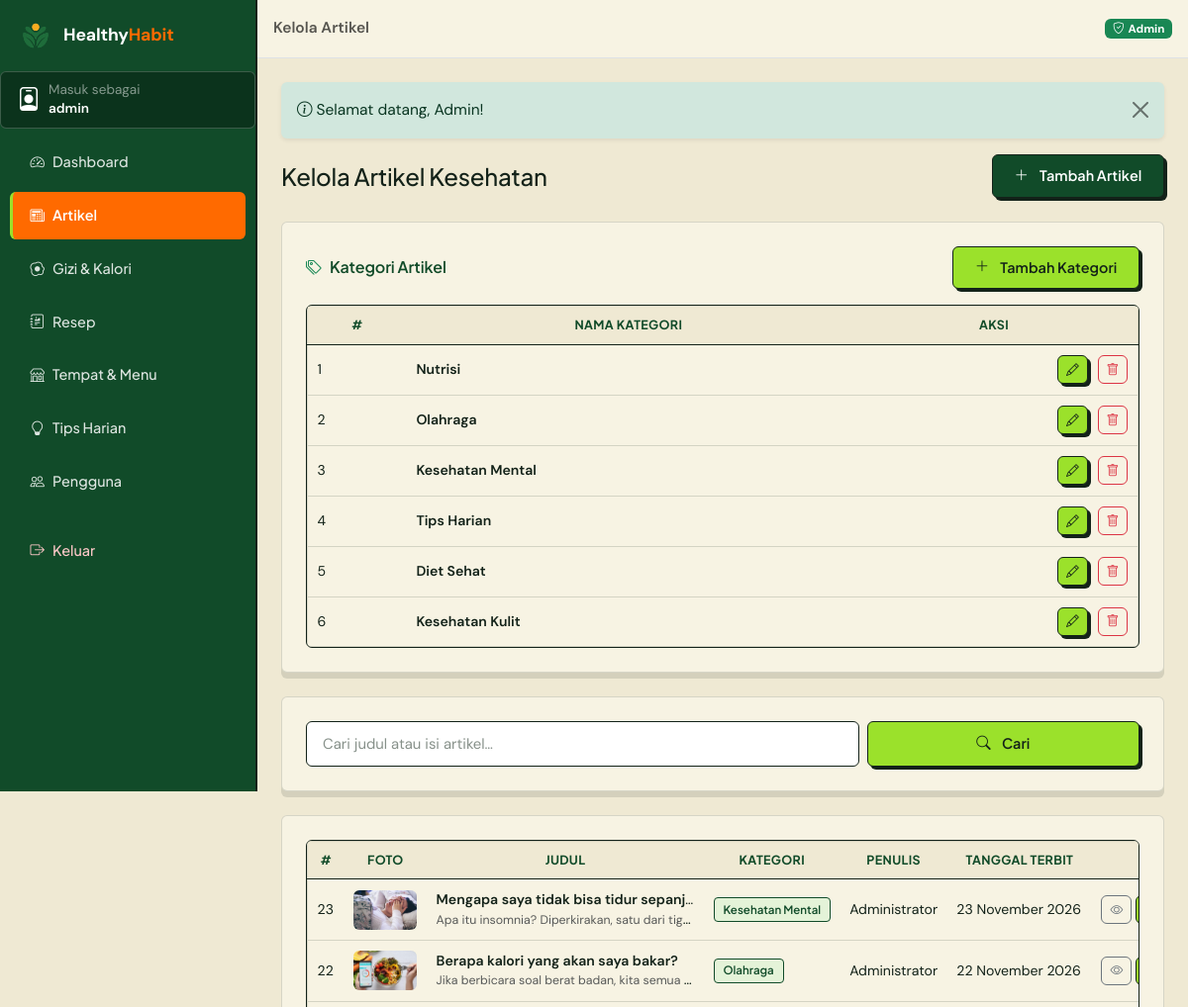
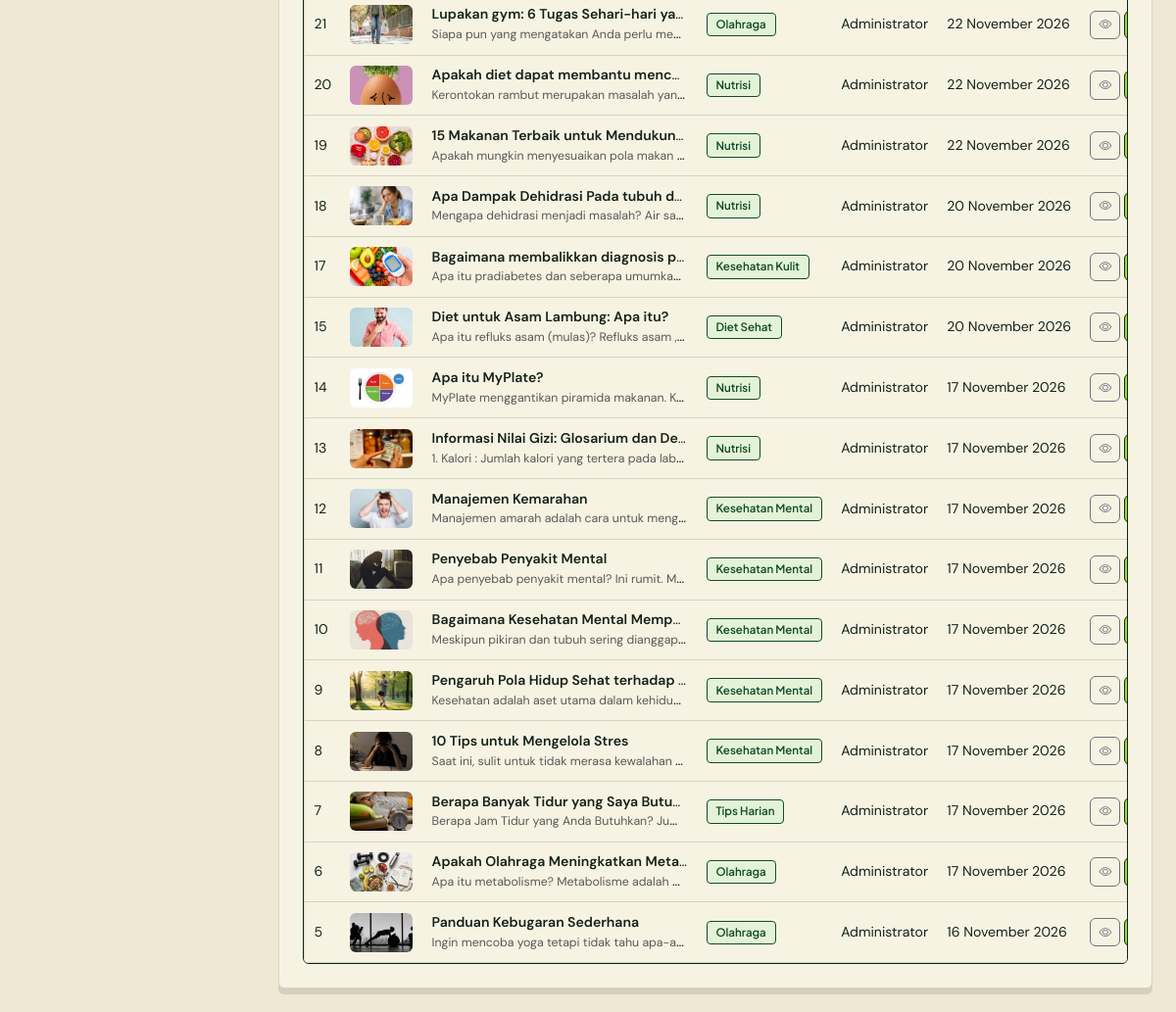
The page /admin/artikel (signed in) on the database its author committed (2 pictures, top to bottom).
### tables this page shows
CREATE TABLE `kategori_artikel` (
  `id_kategori_artikel` int(11) NOT NULL AUTO_INCREMENT,
  `nama_kategori` varchar(60) NOT NULL,
  PRIMARY KEY (`id_kategori_artikel`),
  UNIQUE KEY `uq_kategori_nama` (`nama_kategori`)
);

CREATE TABLE `artikel_kesehatan` (
  `id_artikel` int(11) NOT NULL AUTO_INCREMENT,
  `id_kategori_artikel` int(11) DEFAULT NULL,
  `id_admin` int(11) DEFAULT NULL,
  `judul_artikel` varchar(180) NOT NULL,
  `isi_artikel` text NOT NULL,
  `foto_artikel` varchar(255) DEFAULT NULL,
  `tanggal_terbit` date NOT NULL,
  PRIMARY KEY (`id_artikel`),
  KEY `fk_artikel_kategori` (`id_kategori_artikel`),
  KEY `fk_artikel_admin` (`id_admin`),
  CONSTRAINT `fk_artikel_admin` FOREIGN KEY (`id_admin`) REFERENCES `users` (`id_pengguna`) ON DELETE SET NULL ON UPDATE CASCADE,
  CONSTRAINT `fk_artikel_kategori` FOREIGN KEY (`id_kategori_artikel`) REFERENCES `kategori_artikel` (`id_kategori_artikel`) ON DELETE SET NULL ON UPDATE CASCADE
);

CREATE TABLE `users` (
  `id_pengguna` int(11) NOT NULL AUTO_INCREMENT,
  `username` varchar(50) NOT NULL,
  `password` varchar(255) NOT NULL,
  `nama_lengkap` varchar(100) NOT NULL,
  `role` enum('admin','user') NOT NULL DEFAULT 'user',
  `berat_badan` decimal(5,2) NOT NULL DEFAULT 0.00,
  `tinggi_badan` decimal(5,2) NOT NULL DEFAULT 0.00,
  `jenis_kelamin` enum('L','P') NOT NULL DEFAULT 'L',
  `umur` int(11) NOT NULL DEFAULT 0,
  `created_at` datetime NOT NULL DEFAULT current_timestamp(),
  PRIMARY KEY (`id_pengguna`),
  UNIQUE KEY `uq_pengguna_username` (`username`)
);

### app/core/Controller.php (called while the page is built, shortened)
<?php
abstract class Controller
{
    protected function view(string $view, array $data = [], string $layout = 'main'): void
    {
        $contentFile = VIEWS_PATH . '/pages/' . $view . '.php';
        extract($data, EXTR_SKIP);
        require $contentFile;
    }
}

### app/controllers/admin/AdminArtikelController.php (called while the page is built, shortened)
<?php
class AdminArtikelController extends Controller
{
    public function index(): void
    {
        $q = $this->input('q');
        $this->view('admin/artikel/index', [
            'pageTitle' => 'Kelola Artikel',
            'activeNav' => 'artikel',
            'artikel'   => Artikel::cari($q ?: null),
            'q'         => $q,
            'kategori'  => KategoriArtikel::semua(),
        ], 'admin');
    }
}

### app/core/Router.php (called while the page is built, shortened)
<?php
class Router
{
    private array $routes = [];
    private function add(string $method, string $pattern, array $handler): void
    {
        $regex = preg_replace_callback(
            '#\{(\w+)(?::([^}]+))?\}#',
            static fn(array $m): string => '(?P<' . $m[1] . '>' . ($m[2] ?? '[^/]+') . ')',
            $pattern
        );
        $this->routes[$method][] = ['#^' . $regex . '$#', $handler, $pattern];
    }
    public function dispatch(string $uri, string $method): void
    {
        $path = (string) parse_url($uri, PHP_URL_PATH);
        $path = '/' . trim($path, '/');
        $method = strtoupper($method);
        $match  = $this->match($method, $path);
        [$handler, $params] = $match;
        [$class, $action]   = $handler;
        $controller = new $class();
        $controller->$action(...array_values($params));
    }
    private function match(string $method, string $path): ?array
    {
        foreach ($this->routes[$method] ?? [] as [$regex, $handler]) {
            if (preg_match($regex, $path, $m)) {
                $params = array_filter($m, 'is_string', ARRAY_FILTER_USE_KEY);
                return [$handler, $params];
            }
        }
        return null;
    }
}

### index.php (called while the page is built, shortened)
<?php
require_once __DIR__ . '/app/helpers/helper.php';
spl_autoload_register(function (string $class): void {
    $candidates = [
        APP_PATH . '/core/' . $class . '.php',
        APP_PATH . '/models/' . $class . '.php',
        APP_PATH . '/services/' . $class . '.php',
        APP_PATH . '/controllers/' . $class . '.php',
        APP_PATH . '/controllers/admin/' . $class . '.php',
    ];
    foreach ($candidates as $file) {
        if (is_file($file)) {
            return;
        }
    }
});
$router = new Router();
$router->dispatch(
    $_SERVER['REQUEST_URI'] ?? '/',
    $_SERVER['REQUEST_METHOD'] ?? 'GET'
);

### app/core/Model.php (called while the page is built, shortened)
<?php
abstract class Model
{
    protected static string $table = '';
    protected static function db(): PDO
    {
        return Database::connect();
    }
    public static function all(?string $orderBy = null): array
    {
        $sql = 'SELECT * FROM ' . static::$table;
        if ($orderBy) {
            $sql .= ' ORDER BY ' . $orderBy;
        }
        return static::db()->query($sql)->fetchAll();
    }
}

### app/models/KategoriArtikel.php (called while the page is built, shortened)
<?php
class KategoriArtikel extends Model
{
    public static function semua(): array
    {
        return static::all('id_kategori_artikel ASC');
    }
}

### app/helpers/helper.php (called while the page is built, shortened)
<?php
function e($value): string
{
    return htmlspecialchars((string) $value, ENT_QUOTES, 'UTF-8');
}
function tanggal_indo(?string $date, bool $withTime = false): string
{
    $bulan = [
        1 => 'Januari', 'Februari', 'Maret', 'April', 'Mei', 'Juni',
        'Juli', 'Agustus', 'September', 'Oktober', 'November', 'Desember',
    ];
    $ts = strtotime($date);
    $hasil = date('j', $ts) . ' ' . $bulan[(int) date('n', $ts)] . ' ' . date('Y', $ts);
    return $hasil;
}
function excerpt(?string $html, int $length = 140): string
{
    $text = trim(strip_tags((string) $html));
    return mb_substr($text, 0, $length) . '…';
}
function img_url(?string $filename, string $subdir): string
{
    if ($filename && is_file(UPLOAD_PATH . '/' . $subdir . '/' . basename($filename))) {
        return UPLOAD_URL . '/' . $subdir . '/' . basename($filename);
    }
    return BASE_URL . '/assets/img/placeholder.svg';
}

### app/core/Database.php (called while the page is built, shortened)
<?php
class Database
{
    private static ?PDO $pdo = null;
    public static function connect(): PDO
    {
        if (self::$pdo instanceof PDO) {
            return self::$pdo;
        }
        $dsn = 'mysql:host=' . DB_HOST
            . ';port=' . DB_PORT
            . ';dbname=' . DB_NAME
            . ';charset=' . DB_CHARSET;
        try {
            self::$pdo = new PDO($dsn, DB_USER, DB_PASS, [
                PDO::ATTR_ERRMODE            => PDO::ERRMODE_EXCEPTION,
                PDO::ATTR_DEFAULT_FETCH_MODE => PDO::FETCH_ASSOC,
                PDO::ATTR_EMULATE_PREPARES   => false,
            ]);
        } catch (PDOException $ex) {
            http_response_code(500);
            exit(
                '<div style="font-family:Poppins,Arial,sans-serif;max-width:640px;margin:60px auto;padding:24px;border:1px solid #e0e0e0;border-radius:12px">'
                . '<h2 style="color:#27824B">Koneksi database gagal</h2>'
                . '<p>Pastikan <b>MySQL (XAMPP)</b> sudah berjalan, lalu impor file '
                . '<b>database/healthyhabit.sql</b> ke phpMyAdmin.</p>'
                . '<p style="color:#c0392b"><code>' . e($ex->getMessage()) . '</code></p>'
                . '</div>'
            );
        }
        return self::$pdo;
    }
}

### app/models/Artikel.php (called while the page is built, shortened)
<?php
class Artikel extends Model
{
    public static function cari(?string $q = null, ?int $idKategori = null): array
    {
        $sql = self::BASE_SELECT;
        $params = [];
        $sql .= ' ORDER BY a.tanggal_terbit DESC, a.id_artikel DESC';
        $st = static::db()->prepare($sql);
        $st->execute($params);
        return $st->fetchAll();
    }
}

### app/views/pages/admin/artikel/index.php (the view, shortened to what this page needs)
<div class="d-flex justify-content-between align-items-center flex-wrap gap-2 mb-4">
    <div>
        <h1 class="h4 mb-0">Kelola Artikel Kesehatan</h1>
    </div>
    <a href="<?= BASE_URL ?>/admin/artikel/create" class="btn btn-green fw-semibold">
        <i class="bi bi-plus-lg me-1"></i>Tambah Artikel
    </a>
</div>
<div class="panel-white mb-4">
    <div class="d-flex justify-content-between align-items-center mb-3">
        <h6 class="mb-0"><i class="bi bi-tags me-2 text-success"></i>Kategori Artikel</h6>
        <button class="btn btn-sm btn-soft-green fw-semibold" data-bs-toggle="modal"
                data-bs-target="#modalKategori">
            <i class="bi bi-plus-lg me-1"></i>Tambah Kategori
        </button>
    </div>
    <?php if (!$kategori): ?>
        <p class="text-muted small mb-0">Belum ada kategori.</p>
    <?php else: ?>
        <div class="table-responsive">
            <table class="table table-custom align-middle mb-0">
                <thead>
                    <tr><th>#</th><th>Nama Kategori</th><th class="text-end">Aksi</th></tr>
                </thead>
                <tbody>
                    <?php foreach ($kategori as $k): ?>
                        <tr>
                            <td><?= (int) $k['id_kategori_artikel'] ?></td>
                            <td class="fw-semibold"><?= e($k['nama_kategori']) ?></td>
                            <td class="text-end text-nowrap">
                                <button class="btn btn-sm btn-soft-green" data-bs-toggle="modal"
                                        data-bs-target="#modalKategori"
                                        data-id="<?= (int) $k['id_kategori_artikel'] ?>"
                                        data-nama="<?= e($k['nama_kategori']) ?>">
                                    <i class="bi bi-pencil"></i>
                                </button>
                                <form action="<?= BASE_URL.'/admin/artikel/kategori/'.(int)$k['id_kategori_artikel'].'/delete' ?>"
                                      method="post" class="d-inline"
                                      data-confirm="Hapus kategori '<?= e($k['nama_kategori']) ?>'?">
                                    <button class="btn btn-sm btn-outline-danger" type="submit"><i class="bi bi-trash"></i></button>
                                </form>
                            </td>
                        </tr>
                    <?php endforeach; ?>
                </tbody>
            </table>
        </div>
    <?php endif; ?>
</div>
<div class="panel-white mb-4">
    <form action="<?= BASE_URL.'/admin/artikel' ?>" method="get" class="row g-2">
        <div class="col-md-8">
            <input type="search" class="form-control" name="q" placeholder="Cari judul atau isi artikel…"
                   value="<?= e($q) ?>">
        </div>
        <div class="col-md-4 d-grid">
            <button class="btn btn-soft-green fw-semibold"><i class="bi bi-search me-1"></i>Cari</button>
        </div>
    </form>
</div>
<div class="panel-white">
    <div class="table-responsive">
        <table class="table table-custom align-middle mb-0">
            <thead>
                <tr>
                    <th>#</th><th>Foto</th><th>Judul</th><th>Kategori</th><th>Penulis</th><th>Tanggal Terbit</th><th class="text-end">Aksi</th>
                </tr>
            </thead>
            <tbody>
                <?php foreach ($artikel as $a): ?>
                    <tr>
                        <td><?= (int) $a['id_artikel'] ?></td>
                        <td>
                            <img src="<?= img_url($a['foto_artikel'], 'artikel') ?>" alt=""
                                 style="width:64px;height:40px;object-fit:cover;border-radius:6px;">
                        </td>
                        <td class="text-truncate" style="max-width:280px;">
                            <span class="fw-semibold"><?= e($a['judul_artikel']) ?></span><br>
                            <small class="text-muted"><?= e(excerpt($a['isi_artikel'], 60)) ?></small>
                        </td>
                        <td><span class="tag"><?= e($a['nama_kategori'] ?? '-') ?></span></td>
                        <td><?= e($a['penulis'] ?? '-') ?></td>
                        <td class="text-nowrap small"><?= tanggal_indo($a['tanggal_terbit']) ?></td>
                        <td class="text-end text-nowrap">
                            <a href="<?= BASE_URL.'/artikel/'.(int)$a['id_artikel'] ?>" target="_blank"
                               class="btn btn-sm btn-outline-secondary" title="Lihat"><i class="bi bi-eye"></i></a>
                            <a href="<?= BASE_URL.'/admin/artikel/'.(int)$a['id_artikel'].'/edit' ?>"
                               class="btn btn-sm btn-soft-green" title="Edit"><i class="bi bi-pencil"></i></a>
                        </td>
                    </tr>
                <?php endforeach; ?>
            </tbody>
        </table>
    </div>
</div>

### rows shown on the page
kategori_artikel: id_kategori_artikel "1", nama_kategori "Nutrisi"
kategori_artikel: id_kategori_artikel "2", nama_kategori "Olahraga"
kategori_artikel: id_kategori_artikel "3", nama_kategori "Kesehatan Mental"
kategori_artikel: id_kategori_artikel "4", nama_kategori "Tips Harian"
kategori_artikel: id_kategori_artikel "5", nama_kategori "Diet Sehat"
kategori_artikel: id_kategori_artikel "6", nama_kategori "Kesehatan Kulit"
artikel_kesehatan: id_artikel "23", foto_artikel (picture), judul_artikel "Mengapa saya tidak bisa tidur sepanj…", isi_artikel "Apa itu insomnia? Diperkirakan, satu dari tig…", id_kategori_artikel.nama_kategori "Kesehatan Mental", id_admin.nama_lengkap "Administrator", tanggal_terbit "23 November 2026"
artikel_kesehatan: id_artikel "22", foto_artikel (picture), judul_artikel "Berapa kalori yang akan saya bakar?", isi_artikel "Jika berbicara soal berat badan, kita semua…", id_kategori_artikel.nama_kategori "Olahraga", id_admin.nama_lengkap "Administrator", tanggal_terbit "22 November 2026"
artikel_kesehatan: id_artikel "21", foto_artikel (picture), judul_artikel "Lupakan gym: 6 Tugas Sehari-hari ya…", isi_artikel "Siapa pun yang mengatakan Anda perlu me…", id_kategori_artikel.nama_kategori "Olahraga", id_admin.nama_lengkap "Administrator", tanggal_terbit "22 November 2026"
artikel_kesehatan: id_artikel "20", foto_artikel (picture), judul_artikel "Apakah diet dapat membantu menc…", isi_artikel "Kerontokan rambut merupakan masalah yan…", id_kategori_artikel.nama_kategori "Nutrisi", id_admin.nama_lengkap "Administrator", tanggal_terbit "22 November 2026"
artikel_kesehatan: id_artikel "19", foto_artikel (picture), judul_artikel "15 Makanan Terbaik untuk Mendukun…", isi_artikel "Apakah mungkin menyesuaikan pola makan…", id_kategori_artikel.nama_kategori "Nutrisi", id_admin.nama_lengkap "Administrator", tanggal_terbit "22 November 2026"
artikel_kesehatan: id_artikel "18", foto_artikel (picture), judul_artikel "Apa Dampak Dehidrasi Pada tubuh d…", isi_artikel "Mengapa dehidrasi menjadi masalah? Air sa…", id_kategori_artikel.nama_kategori "Nutrisi", id_admin.nama_lengkap "Administrator", tanggal_terbit "20 November 2026"
artikel_kesehatan: id_artikel "17", foto_artikel (picture), judul_artikel "Bagaimana membalikkan diagnosis p…", isi_artikel "Apa itu pradiabetes dan seberapa umumka…", id_kategori_artikel.nama_kategori "Kesehatan Kulit", id_admin.nama_lengkap "Administrator", tanggal_terbit "20 November 2026"
artikel_kesehatan: id_artikel "15", foto_artikel (picture), judul_artikel "Diet untuk Asam Lambung: Apa itu?", isi_artikel "Apa itu refluks asam (mulas)? Refluks asam ,…", id_kategori_artikel.nama_kategori "Diet Sehat", id_admin.nama_lengkap "Administrator", tanggal_terbit "20 November 2026"
artikel_kesehatan: id_artikel "14", foto_artikel (picture), judul_artikel "Apa itu MyPlate?", isi_artikel "MyPlate menggantikan piramida makanan. K…", id_kategori_artikel.nama_kategori "Nutrisi", id_admin.nama_lengkap "Administrator", tanggal_terbit "17 November 2026"
artikel_kesehatan: id_artikel "13", foto_artikel (picture), judul_artikel "Informasi Nilai Gizi: Glosarium dan De…", isi_artikel "1. Kalori : Jumlah kalori yang tertera pada lab…", id_kategori_artikel.nama_kategori "Nutrisi", id_admin.nama_lengkap "Administrator", tanggal_terbit "17 November 2026"
artikel_kesehatan: id_artikel "12", foto_artikel (picture), judul_artikel "Manajemen Kemarahan", isi_artikel "Manajemen amarah adalah cara untuk meng…", id_kategori_artikel.nama_kategori "Kesehatan Mental", id_admin.nama_lengkap "Administrator", tanggal_terbit "17 November 2026"
artikel_kesehatan: id_artikel "11", foto_artikel (picture), judul_artikel "Penyebab Penyakit Mental", isi_artikel "Apa penyebab penyakit mental? Ini rumit. M…", id_kategori_artikel.nama_kategori "Kesehatan Mental", id_admin.nama_lengkap "Administrator", tanggal_terbit "17 November 2026"
artikel_kesehatan: id_artikel "10", foto_artikel (picture), judul_artikel "Bagaimana Kesehatan Mental Memp…", isi_artikel "Meskipun pikiran dan tubuh sering dianggap…", id_kategori_artikel.nama_kategori "Kesehatan Mental", id_admin.nama_lengkap "Administrator", tanggal_terbit "17 November 2026"
artikel_kesehatan: id_artikel "9", foto_artikel (picture), judul_artikel "Pengaruh Pola Hidup Sehat terhadap…", isi_artikel "Kesehatan adalah aset utama dalam kehidu…", id_kategori_artikel.nama_kategori "Kesehatan Mental", id_admin.nama_lengkap "Administrator", tanggal_terbit "17 November 2026"
artikel_kesehatan: id_artikel "8", foto_artikel (picture), judul_artikel "10 Tips untuk Mengelola Stres", isi_artikel "Saat ini, sulit untuk tidak merasa kewalahan…", id_kategori_artikel.nama_kategori "Kesehatan Mental", id_admin.nama_lengkap "Administrator", tanggal_terbit "17 November 2026"
artikel_kesehatan: id_artikel "7", foto_artikel (picture), judul_artikel "Berapa Banyak Tidur yang Saya Butu…", isi_artikel "Berapa Jam Tidur yang Anda Butuhkan? Ju…", id_kategori_artikel.nama_kategori "Tips Harian", id_admin.nama_lengkap "Administrator", tanggal_terbit "17 November 2026"
artikel_kesehatan: id_artikel "6", foto_artikel (picture), judul_artikel "Apakah Olahraga Meningkatkan Meta…", isi_artikel "Apa itu metabolisme? Metabolisme adalah…", id_kategori_artikel.nama_kategori "Olahraga", id_admin.nama_lengkap "Administrator", tanggal_terbit "17 November 2026"
artikel_kesehatan: id_artikel "5", foto_artikel (picture), judul_artikel "Panduan Kebugaran Sederhana", isi_artikel "Ingin mencoba yoga tetapi tidak tahu apa-a…", id_kategori_artikel.nama_kategori "Olahraga", id_admin.nama_lengkap "Administrator", tanggal_terbit "16 November 2026"

### other values the page prints
Auth::user()['username'] "admin"
$item['label'] "Dashboard"
$item['label'] "Artikel"
$item['label'] "Gizi & Kalori"
$item['label'] "Resep"
$item['label'] "Tempat & Menu"
$item['label'] "Tips Harian"
$item['label'] "Pengguna"
$pageTitle "Kelola Artikel"
$f['message'] "Selamat datang, Admin!"
